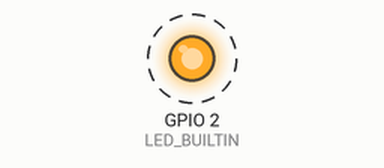
The sketch below on a simulated ESP32. On the bench: output pins drawn as LEDs (lit = HIGH). Dashed ring = blinking.

Above: at 0.05 s.
Timing chart, 0 to 3.0 s (numbered marks = the images above):
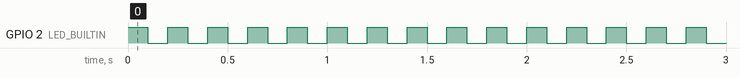

The sketch:

Check_Led.ino
```cpp
#include <Arduino.h>

// Define the pin connected to the built-in LED on ESP32
#define LED_BUILTIN 2 // Typically, the built-in LED on ESP32 is connected to pin 2

void setup() {
  // Initialize digital pin LED_BUILTIN as an output
  pinMode(LED_BUILTIN, OUTPUT);
}

void loop() {
  // Turn the LED on (HIGH is the voltage level)
  digitalWrite(LED_BUILTIN, HIGH);
  // Wait for a short duration
  delay(100);
  // Turn the LED off by making the voltage LOW
  digitalWrite(LED_BUILTIN, LOW);
  // Wait for a short duration
  delay(100);
}
```

Measured:
- by itself, GPIO 2 (LED_BUILTIN): alternates HIGH for 0.10 s and LOW for 0.10 s
